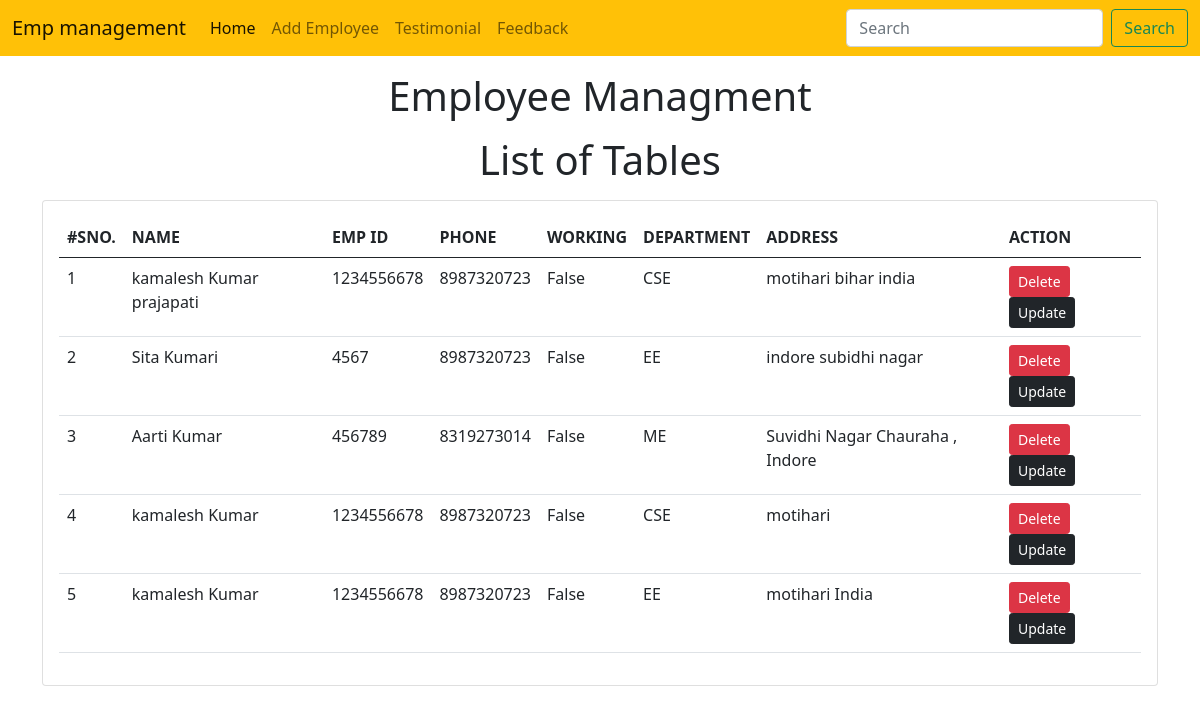
The page /emp/home/ on the database its author committed.
### emp/models.py (models this page shows)
class Emp(models.Model):
    name=models.CharField(max_length=200)
    emp_id=models.CharField(max_length=200)
    phone=models.CharField(max_length=200)
    address=models.CharField(max_length=200)
    working=models.BooleanField(default=True)
    department=models.CharField(max_length=10)

### emp/views.py (the view)
# urls.py: path('home/',emp_home),
def emp_home(request):
    emps=Emp.objects.all()
    return render(request,'emp/Home.html',{
        'emps':emps
    })

### templates/emp/Home.html (shortened to what this page needs)
<!doctype html>
<html lang="en">
  <head>
    <link href="https://cdn.jsdelivr.net/npm/bootstrap@5.0.2/dist/css/bootstrap.min.css" rel="stylesheet">
  </head>
  <body>
     {% include "emp/Navbar.html" %}
    <h1 class="text-center my-3">Employee Managment</h1>
    <h1 class="text-center my-3">List of Tables</h1>
    <div class="container">
        <div class="row">
            <div class="col-md-12">
                <div class="card">
                    <div class="card-body">
                        <table class="table">
                            <thead>
                                <tr>
                                    <th>#SNO.</th>
                                    <th>NAME</th>
                                    <th>EMP ID</th>
                                    <th>PHONE</th>
                                    <th>WORKING</th>
                                    <th>DEPARTMENT</th>
                                    <th>ADDRESS</th>
                                    <th>ACTION</th>
                                </tr>
                            </thead>
                            <tbody>
                                {% for e in emps  %}
                                <tr>
                                    <td>{{ forloop.counter}}</td>
                                    <td>{{e.name}}</td>
                                    <td>{{e.emp_id}}</td>
                                    <td>{{e.phone}}</td>
                                    <td>{{e.working}}</td>
                                    <td>{{e.department}}</td>
                                    <td>{{e.address}}</td>
                                    <td>
                                        <a href="/emp/delete-emp/{{e.id}}" class="btn btn-danger btn-sm">Delete</a>
                                        <a href="/emp/update-emp/{{e.id}}" class="btn btn-dark btn-sm">Update</a>
                                    </td>
                                </tr>
                                {% endfor %}
                            </tbody>
                        </table>
                    </div>
                </div>
            </div>
        </div>
    </div>
  </body>
</html>

### rows shown on the page
Emp: name "kamalesh Kumar prajapati", emp_id "1234556678", phone "8987320723", working "False", department "CSE", address "motihari bihar india"
Emp: name "Sita Kumari", emp_id "4567", phone "8987320723", working "False", department "EE", address "indore subidhi nagar"
Emp: name "Aarti Kumar", emp_id "456789", phone "8319273014", working "False", department "ME", address "Suvidhi Nagar Chauraha , Indore"
Emp: name "kamalesh Kumar", emp_id "1234556678", phone "8987320723", working "False", department "CSE", address "motihari"
Emp: name "kamalesh Kumar", emp_id "1234556678", phone "8987320723", working "False", department "EE", address "motihari India"
